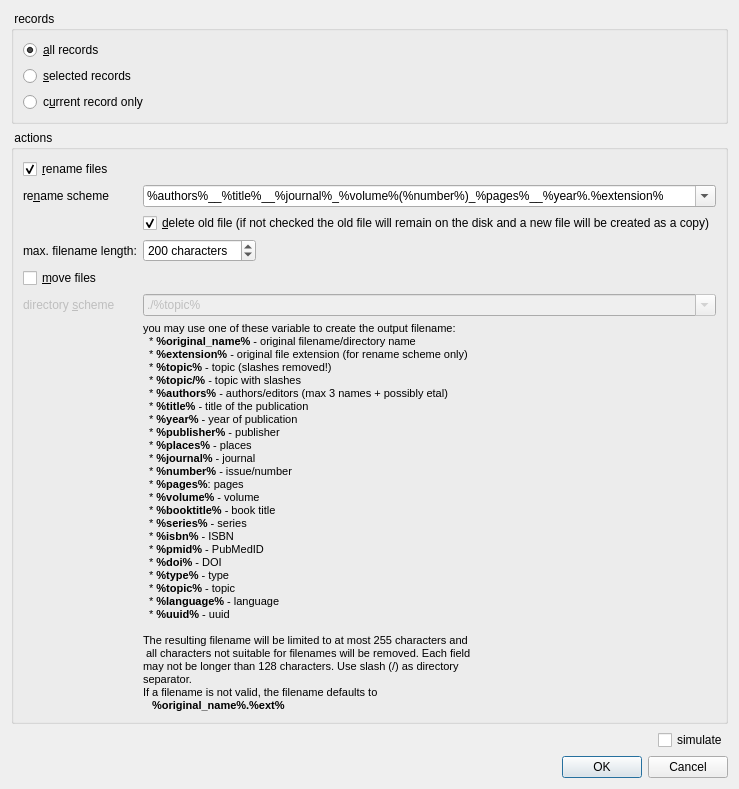
<?xml version="1.0" encoding="UTF-8"?>
<ui version="4.0">
 <class>RenameFilesDialog</class>
 <widget class="QDialog" name="RenameFilesDialog">
  <property name="windowModality">
   <enum>Qt::WindowModal</enum>
  </property>
  <property name="geometry">
   <rect>
    <x>0</x>
    <y>0</y>
    <width>701</width>
    <height>748</height>
   </rect>
  </property>
  <property name="sizePolicy">
   <sizepolicy hsizetype="Fixed" vsizetype="Fixed">
    <horstretch>0</horstretch>
    <verstretch>0</verstretch>
   </sizepolicy>
  </property>
  <property name="windowTitle">
   <string>Rename Files</string>
  </property>
  <property name="windowIcon">
   <iconset resource="../../application/litsoz3.qrc">
    <normaloff>:/ls3icon.png</normaloff>:/ls3icon.png</iconset>
  </property>
  <property name="modal">
   <bool>true</bool>
  </property>
  <layout class="QVBoxLayout" name="verticalLayout">
   <item>
    <widget class="QGroupBox" name="grpWhich">
     <property name="title">
      <string> records </string>
     </property>
     <layout class="QVBoxLayout" name="verticalLayout_2">
      <item>
       <widget class="QRadioButton" name="radAll">
        <property name="text">
         <string>&amp;all records</string>
        </property>
        <property name="checked">
         <bool>true</bool>
        </property>
       </widget>
      </item>
      <item>
       <widget class="QRadioButton" name="radSelected">
        <property name="text">
         <string>&amp;selected records</string>
        </property>
       </widget>
      </item>
      <item>
       <widget class="QRadioButton" name="radCurrent">
        <property name="text">
         <string>c&amp;urrent record only</string>
        </property>
       </widget>
      </item>
     </layout>
    </widget>
   </item>
   <item>
    <widget class="QGroupBox" name="groupBox_2">
     <property name="title">
      <string> actions </string>
     </property>
     <layout class="QFormLayout" name="formLayout">
      <item row="2" column="0">
       <widget class="QLabel" name="label">
        <property name="text">
         <string>re&amp;name scheme</string>
        </property>
        <property name="buddy">
         <cstring>cmbRenameScheme</cstring>
        </property>
       </widget>
      </item>
      <item row="2" column="1">
       <widget class="QComboBox" name="cmbRenameScheme">
        <property name="editable">
         <bool>true</bool>
        </property>
        <item>
         <property name="text">
          <string>%authors%__%title%__%journal%_%volume%(%number%)_%pages%__%year%.%extension%</string>
         </property>
        </item>
        <item>
         <property name="text">
          <string>%authors%__%title%__%year%.%extension%</string>
         </property>
        </item>
        <item>
         <property name="text">
          <string>%original_name%.%extension%</string>
         </property>
        </item>
       </widget>
      </item>
      <item row="7" column="0">
       <widget class="QLabel" name="label_2">
        <property name="enabled">
         <bool>false</bool>
        </property>
        <property name="text">
         <string>directory &amp;scheme</string>
        </property>
        <property name="buddy">
         <cstring>cmbDirScheme</cstring>
        </property>
       </widget>
      </item>
      <item row="7" column="1">
       <widget class="QComboBox" name="cmbDirScheme">
        <property name="enabled">
         <bool>false</bool>
        </property>
        <property name="editable">
         <bool>true</bool>
        </property>
        <item>
         <property name="text">
          <string>./%topic%</string>
         </property>
        </item>
        <item>
         <property name="text">
          <string>./%year%</string>
         </property>
        </item>
        <item>
         <property name="text">
          <string>./%topic%/%year%</string>
         </property>
        </item>
       </widget>
      </item>
      <item row="5" column="0">
       <widget class="QCheckBox" name="chkMove">
        <property name="text">
         <string>&amp;move files</string>
        </property>
       </widget>
      </item>
      <item row="1" column="0">
       <widget class="QCheckBox" name="chkRename">
        <property name="text">
         <string>&amp;rename files</string>
        </property>
        <property name="checked">
         <bool>true</bool>
        </property>
       </widget>
      </item>
      <item row="8" column="1">
       <widget class="QLabel" name="label_3">
        <property name="text">
         <string>&lt;!DOCTYPE HTML PUBLIC &quot;-//W3C//DTD HTML 4.0//EN&quot; &quot;http://www.w3.org/TR/REC-html40/strict.dtd&quot;&gt;
&lt;html&gt;&lt;head&gt;&lt;meta name=&quot;qrichtext&quot; content=&quot;1&quot; /&gt;&lt;style type=&quot;text/css&quot;&gt;
p, li { white-space: pre-wrap; }
&lt;/style&gt;&lt;/head&gt;&lt;body style=&quot; font-family:'MS Shell Dlg 2'; font-size:8pt; font-weight:400; font-style:normal;&quot;&gt;
&lt;p style=&quot; margin-top:0px; margin-bottom:0px; margin-left:0px; margin-right:0px; -qt-block-indent:0; text-indent:0px;&quot;&gt;you may use one of these variable to create the output filename:&lt;/p&gt;
&lt;p style=&quot; margin-top:0px; margin-bottom:0px; margin-left:0px; margin-right:0px; -qt-block-indent:0; text-indent:0px;&quot;&gt;  *&lt;span style=&quot; font-weight:600;&quot;&gt; %original_name%&lt;/span&gt; - original filename/directory name&lt;/p&gt;
&lt;p style=&quot; margin-top:0px; margin-bottom:0px; margin-left:0px; margin-right:0px; -qt-block-indent:0; text-indent:0px;&quot;&gt;  * &lt;span style=&quot; font-weight:600;&quot;&gt;%extension%&lt;/span&gt; - original file extension (for rename scheme only)&lt;/p&gt;
&lt;p style=&quot; margin-top:0px; margin-bottom:0px; margin-left:0px; margin-right:0px; -qt-block-indent:0; text-indent:0px;&quot;&gt;  * &lt;span style=&quot; font-weight:600;&quot;&gt;%topic%&lt;/span&gt; - topic (slashes removed!)&lt;/p&gt;
&lt;p style=&quot; margin-top:0px; margin-bottom:0px; margin-left:0px; margin-right:0px; -qt-block-indent:0; text-indent:0px;&quot;&gt;  * &lt;span style=&quot; font-weight:600;&quot;&gt;%topic/%&lt;/span&gt; - topic with slashes&lt;/p&gt;
&lt;p style=&quot; margin-top:0px; margin-bottom:0px; margin-left:0px; margin-right:0px; -qt-block-indent:0; text-indent:0px;&quot;&gt;  * &lt;span style=&quot; font-weight:600;&quot;&gt;%authors%&lt;/span&gt; - authors/editors (max 3 names + possibly etal)&lt;/p&gt;
&lt;p style=&quot; margin-top:0px; margin-bottom:0px; margin-left:0px; margin-right:0px; -qt-block-indent:0; text-indent:0px;&quot;&gt;  * &lt;span style=&quot; font-weight:600;&quot;&gt;%title%&lt;/span&gt; - title of the publication&lt;/p&gt;
&lt;p style=&quot; margin-top:0px; margin-bottom:0px; margin-left:0px; margin-right:0px; -qt-block-indent:0; text-indent:0px;&quot;&gt;  * &lt;span style=&quot; font-weight:600;&quot;&gt;%year%&lt;/span&gt; - year of publication&lt;/p&gt;
&lt;p style=&quot; margin-top:0px; margin-bottom:0px; margin-left:0px; margin-right:0px; -qt-block-indent:0; text-indent:0px;&quot;&gt;  * &lt;span style=&quot; font-weight:600;&quot;&gt;%publisher%&lt;/span&gt; - publisher&lt;/p&gt;
&lt;p style=&quot; margin-top:0px; margin-bottom:0px; margin-left:0px; margin-right:0px; -qt-block-indent:0; text-indent:0px;&quot;&gt;  * &lt;span style=&quot; font-weight:600;&quot;&gt;%places%&lt;/span&gt; - places&lt;/p&gt;
&lt;p style=&quot; margin-top:0px; margin-bottom:0px; margin-left:0px; margin-right:0px; -qt-block-indent:0; text-indent:0px;&quot;&gt;  * &lt;span style=&quot; font-weight:600;&quot;&gt;%journal%&lt;/span&gt; - journal&lt;/p&gt;
&lt;p style=&quot; margin-top:0px; margin-bottom:0px; margin-left:0px; margin-right:0px; -qt-block-indent:0; text-indent:0px;&quot;&gt;  * &lt;span style=&quot; font-weight:600;&quot;&gt;%number%&lt;/span&gt; - issue/number&lt;/p&gt;
&lt;p style=&quot; margin-top:0px; margin-bottom:0px; margin-left:0px; margin-right:0px; -qt-block-indent:0; text-indent:0px;&quot;&gt;  * &lt;span style=&quot; font-weight:600;&quot;&gt;%pages%&lt;/span&gt;: pages&lt;/p&gt;
&lt;p style=&quot; margin-top:0px; margin-bottom:0px; margin-left:0px; margin-right:0px; -qt-block-indent:0; text-indent:0px;&quot;&gt;  * &lt;span style=&quot; font-weight:600;&quot;&gt;%volume%&lt;/span&gt; - volume&lt;/p&gt;
&lt;p style=&quot; margin-top:0px; margin-bottom:0px; margin-left:0px; margin-right:0px; -qt-block-indent:0; text-indent:0px;&quot;&gt;  * &lt;span style=&quot; font-weight:600;&quot;&gt;%booktitle%&lt;/span&gt; - book title&lt;/p&gt;
&lt;p style=&quot; margin-top:0px; margin-bottom:0px; margin-left:0px; margin-right:0px; -qt-block-indent:0; text-indent:0px;&quot;&gt;  * &lt;span style=&quot; font-weight:600;&quot;&gt;%series%&lt;/span&gt; - series&lt;/p&gt;
&lt;p style=&quot; margin-top:0px; margin-bottom:0px; margin-left:0px; margin-right:0px; -qt-block-indent:0; text-indent:0px;&quot;&gt;  * &lt;span style=&quot; font-weight:600;&quot;&gt;%isbn%&lt;/span&gt; - ISBN&lt;/p&gt;
&lt;p style=&quot; margin-top:0px; margin-bottom:0px; margin-left:0px; margin-right:0px; -qt-block-indent:0; text-indent:0px;&quot;&gt;  * &lt;span style=&quot; font-weight:600;&quot;&gt;%pmid%&lt;/span&gt; - PubMedID&lt;/p&gt;
&lt;p style=&quot; margin-top:0px; margin-bottom:0px; margin-left:0px; margin-right:0px; -qt-block-indent:0; text-indent:0px;&quot;&gt;  * &lt;span style=&quot; font-weight:600;&quot;&gt;%doi%&lt;/span&gt; - DOI&lt;/p&gt;
&lt;p style=&quot; margin-top:0px; margin-bottom:0px; margin-left:0px; margin-right:0px; -qt-block-indent:0; text-indent:0px;&quot;&gt;  * &lt;span style=&quot; font-weight:600;&quot;&gt;%type%&lt;/span&gt; - type&lt;/p&gt;
&lt;p style=&quot; margin-top:0px; margin-bottom:0px; margin-left:0px; margin-right:0px; -qt-block-indent:0; text-indent:0px;&quot;&gt;  * &lt;span style=&quot; font-weight:600;&quot;&gt;%topic%&lt;/span&gt; - topic&lt;/p&gt;
&lt;p style=&quot; margin-top:0px; margin-bottom:0px; margin-left:0px; margin-right:0px; -qt-block-indent:0; text-indent:0px;&quot;&gt;  * &lt;span style=&quot; font-weight:600;&quot;&gt;%language%&lt;/span&gt; - language&lt;/p&gt;
&lt;p style=&quot; margin-top:0px; margin-bottom:0px; margin-left:0px; margin-right:0px; -qt-block-indent:0; text-indent:0px;&quot;&gt;  * &lt;span style=&quot; font-weight:600;&quot;&gt;%uuid%&lt;/span&gt; - uuid&lt;/p&gt;
&lt;p style=&quot;-qt-paragraph-type:empty; margin-top:0px; margin-bottom:0px; margin-left:0px; margin-right:0px; -qt-block-indent:0; text-indent:0px;&quot;&gt;&lt;br /&gt;&lt;/p&gt;
&lt;p style=&quot; margin-top:0px; margin-bottom:0px; margin-left:0px; margin-right:0px; -qt-block-indent:0; text-indent:0px;&quot;&gt;The resulting filename will be limited to at most 255 characters and&lt;/p&gt;
&lt;p style=&quot; margin-top:0px; margin-bottom:0px; margin-left:0px; margin-right:0px; -qt-block-indent:0; text-indent:0px;&quot;&gt; all characters not suitable for filenames will be removed. Each field &lt;/p&gt;
&lt;p style=&quot; margin-top:0px; margin-bottom:0px; margin-left:0px; margin-right:0px; -qt-block-indent:0; text-indent:0px;&quot;&gt;may not be longer than 128 characters. Use slash (/) as directory&lt;/p&gt;
&lt;p style=&quot; margin-top:0px; margin-bottom:0px; margin-left:0px; margin-right:0px; -qt-block-indent:0; text-indent:0px;&quot;&gt;separator.&lt;/p&gt;
&lt;p style=&quot; margin-top:0px; margin-bottom:0px; margin-left:0px; margin-right:0px; -qt-block-indent:0; text-indent:0px;&quot;&gt;If a filename is not valid, the filename defaults to &lt;/p&gt;
&lt;p style=&quot; margin-top:0px; margin-bottom:0px; margin-left:0px; margin-right:0px; -qt-block-indent:0; text-indent:0px;&quot;&gt;&lt;span style=&quot; font-weight:600;&quot;&gt;   %original_name%.%ext%&lt;/span&gt;&lt;/p&gt;&lt;/body&gt;&lt;/html&gt;</string>
        </property>
        <property name="textInteractionFlags">
         <set>Qt::TextSelectableByMouse</set>
        </property>
       </widget>
      </item>
      <item row="4" column="0">
       <widget class="QLabel" name="label_4">
        <property name="text">
         <string>max. filename length:</string>
        </property>
       </widget>
      </item>
      <item row="4" column="1">
       <layout class="QHBoxLayout" name="horizontalLayout_2">
        <item>
         <widget class="QSpinBox" name="spinFNLength">
          <property name="suffix">
           <string> characters</string>
          </property>
          <property name="minimum">
           <number>10</number>
          </property>
          <property name="maximum">
           <number>1024</number>
          </property>
          <property name="singleStep">
           <number>10</number>
          </property>
          <property name="value">
           <number>200</number>
          </property>
         </widget>
        </item>
        <item>
         <spacer name="horizontalSpacer_2">
          <property name="orientation">
           <enum>Qt::Horizontal</enum>
          </property>
          <property name="sizeHint" stdset="0">
           <size>
            <width>40</width>
            <height>20</height>
           </size>
          </property>
         </spacer>
        </item>
       </layout>
      </item>
      <item row="3" column="1">
       <widget class="QCheckBox" name="chkDeleteOld">
        <property name="text">
         <string>&amp;delete old file (if not checked the old file will remain on the disk and a new file will be created as a copy)</string>
        </property>
        <property name="checked">
         <bool>true</bool>
        </property>
       </widget>
      </item>
     </layout>
    </widget>
   </item>
   <item>
    <layout class="QHBoxLayout" name="horizontalLayout">
     <item>
      <spacer name="horizontalSpacer">
       <property name="orientation">
        <enum>Qt::Horizontal</enum>
       </property>
       <property name="sizeHint" stdset="0">
        <size>
         <width>40</width>
         <height>20</height>
        </size>
       </property>
      </spacer>
     </item>
     <item>
      <widget class="QCheckBox" name="chkSimulate">
       <property name="text">
        <string>simulate</string>
       </property>
      </widget>
     </item>
    </layout>
   </item>
   <item>
    <widget class="QDialogButtonBox" name="buttonBox">
     <property name="orientation">
      <enum>Qt::Horizontal</enum>
     </property>
     <property name="standardButtons">
      <set>QDialogButtonBox::Cancel|QDialogButtonBox::Ok</set>
     </property>
    </widget>
   </item>
  </layout>
 </widget>
 <tabstops>
  <tabstop>radAll</tabstop>
  <tabstop>radSelected</tabstop>
  <tabstop>radCurrent</tabstop>
  <tabstop>chkRename</tabstop>
  <tabstop>cmbRenameScheme</tabstop>
  <tabstop>chkMove</tabstop>
  <tabstop>cmbDirScheme</tabstop>
  <tabstop>buttonBox</tabstop>
 </tabstops>
 <resources>
  <include location="../../application/litsoz3.qrc"/>
 </resources>
 <connections>
  <connection>
   <sender>buttonBox</sender>
   <signal>accepted()</signal>
   <receiver>RenameFilesDialog</receiver>
   <slot>accept()</slot>
   <hints>
    <hint type="sourcelabel">
     <x>257</x>
     <y>693</y>
    </hint>
    <hint type="destinationlabel">
     <x>157</x>
     <y>274</y>
    </hint>
   </hints>
  </connection>
  <connection>
   <sender>buttonBox</sender>
   <signal>rejected()</signal>
   <receiver>RenameFilesDialog</receiver>
   <slot>reject()</slot>
   <hints>
    <hint type="sourcelabel">
     <x>325</x>
     <y>693</y>
    </hint>
    <hint type="destinationlabel">
     <x>286</x>
     <y>274</y>
    </hint>
   </hints>
  </connection>
  <connection>
   <sender>chkRename</sender>
   <signal>toggled(bool)</signal>
   <receiver>cmbRenameScheme</receiver>
   <slot>setEnabled(bool)</slot>
   <hints>
    <hint type="sourcelabel">
     <x>72</x>
     <y>151</y>
    </hint>
    <hint type="destinationlabel">
     <x>147</x>
     <y>174</y>
    </hint>
   </hints>
  </connection>
  <connection>
   <sender>chkMove</sender>
   <signal>toggled(bool)</signal>
   <receiver>cmbDirScheme</receiver>
   <slot>setEnabled(bool)</slot>
   <hints>
    <hint type="sourcelabel">
     <x>69</x>
     <y>230</y>
    </hint>
    <hint type="destinationlabel">
     <x>228</x>
     <y>262</y>
    </hint>
   </hints>
  </connection>
  <connection>
   <sender>chkRename</sender>
   <signal>toggled(bool)</signal>
   <receiver>spinFNLength</receiver>
   <slot>setEnabled(bool)</slot>
   <hints>
    <hint type="sourcelabel">
     <x>88</x>
     <y>147</y>
    </hint>
    <hint type="destinationlabel">
     <x>166</x>
     <y>210</y>
    </hint>
   </hints>
  </connection>
 </connections>
</ui>
